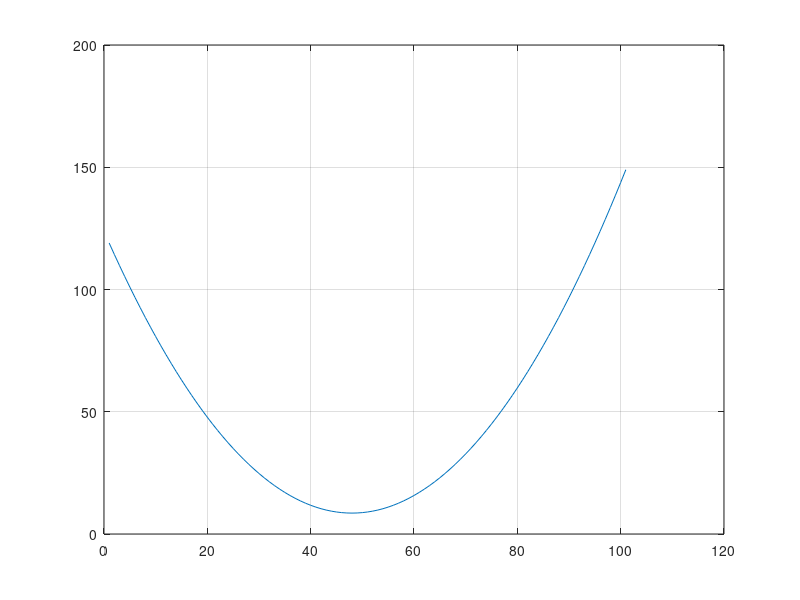

This figure's MATLAB source:
x = -5:0.1:5;
z = 5*x.^2 + 3*(x + 3*1.^2);
plot(z);
[x, f, m, n, k, v] = ga(@(x) 5*x(1).^2 + 3*(x(1) + 3*1.^2), 1); %NAREDBA ZA POKRETANJE
grid ON